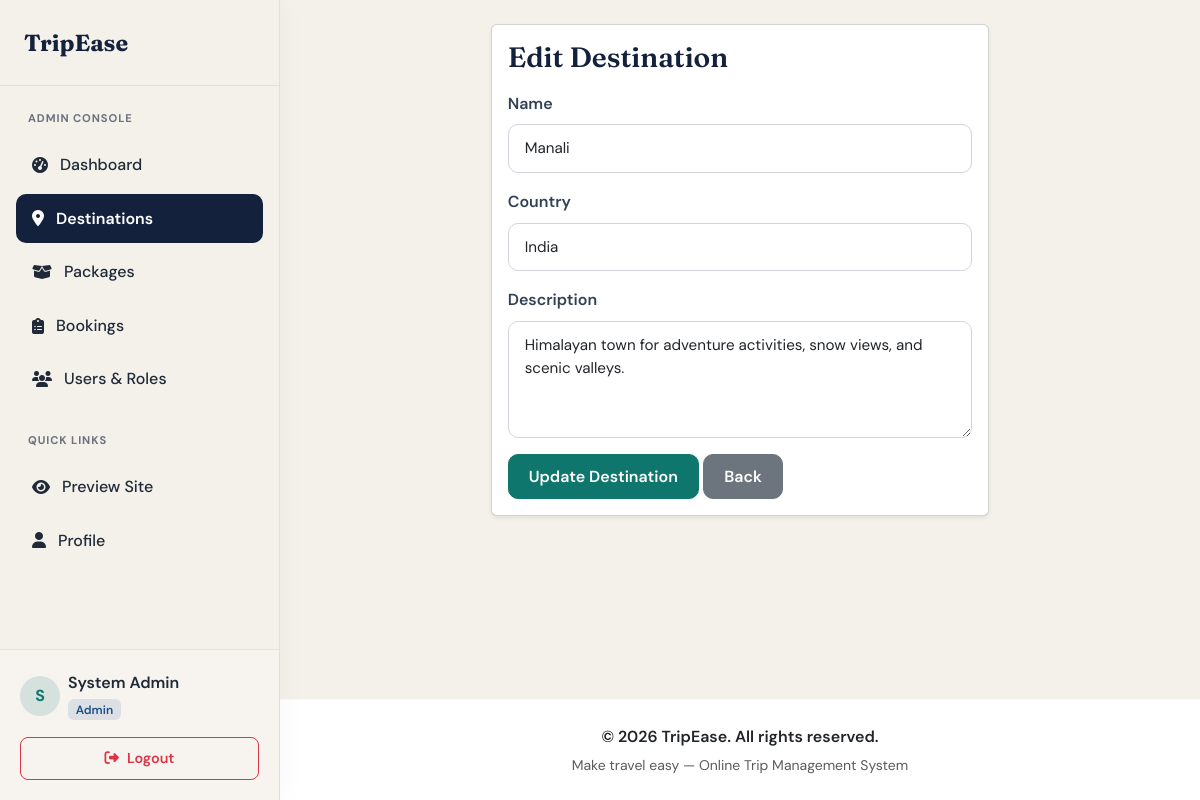
Page /admin/destinations/edit.php?id=6 (signed in) on the committed database.
### tables this page shows
CREATE TABLE IF NOT EXISTS destinations (
    destination_id INT AUTO_INCREMENT PRIMARY KEY,
    name VARCHAR(120) NOT NULL,
    country VARCHAR(120) NOT NULL,
    description TEXT NULL,
    image VARCHAR(255) NULL,
    status ENUM('active', 'inactive') NOT NULL DEFAULT 'active',
    created_at TIMESTAMP NOT NULL DEFAULT CURRENT_TIMESTAMP,
    updated_at TIMESTAMP NOT NULL DEFAULT CURRENT_TIMESTAMP ON UPDATE CURRENT_TIMESTAMP
);

### includes/app.php (called while the page is built, shortened)
<?php
function appUrl(string $path = ""): string
{
    $base = rtrim(APP_BASE_PATH, "/");
    return $base . "/" . ltrim($path, "/");
}

### admin/destinations/edit.php (the view, shortened to what this page needs)
<?php
require_once __DIR__ . "/../../includes/header.php";
$destinationId = (int)($_GET["id"] ?? $_POST["destination_id"] ?? 0);
$stmt = $pdo->prepare("SELECT destination_id, name, country, description, status FROM destinations WHERE destination_id = :id");
$stmt->execute(["id" => $destinationId]);
$destination = $stmt->fetch();
?>
<div class="row justify-content-center">
    <div class="col-lg-7">
        <div class="card shadow-sm">
            <div class="card-body">
                <h3 class="mb-3">Edit Destination</h3>
                <form method="post">
                    <div class="mb-3">
                        <label class="form-label" for="destination-name">Name</label>
                        <input class="form-control" id="destination-name" name="name" value="<?= htmlspecialchars($destination["name"]) ?>" required>
                    </div>
                    <div class="mb-3">
                        <label class="form-label" for="destination-country">Country</label>
                        <input class="form-control" id="destination-country" name="country" value="<?= htmlspecialchars($destination["country"]) ?>" required>
                    </div>
                    <div class="mb-3">
                        <label class="form-label" for="destination-description">Description</label>
                        <textarea class="form-control" id="destination-description" name="description" rows="4"><?= htmlspecialchars((string)($destination["description"] ?? "")) ?></textarea>
                    </div>
                    <button class="btn btn-primary" type="submit">Update Destination</button>
                    <a class="btn btn-secondary" href="<?= htmlspecialchars(appUrl('/admin/destinations/list.php')) ?>">Back</a>
                </form>
            </div>
        </div>
    </div>
</div>
<?php require_once __DIR__ . "/../../includes/footer.php"; ?>

### assets/css/style.css (style rules this page uses)
:root { --primary: #0f766e; --primary-hover: #0d5f59; --primary-light: rgba(15, 118, 110, 0.12); --secondary: #1d4e89; --accent: #c45c26; --accent-light: rgba(196, 92, 38, 0.12); --success: #15803d; --success-light: rgba(21, 128, 61, 0.12); --danger: #b91c1c; --danger-light: rgba(185, 28, 28, 0.12); --ink: #14213d; --bg-light: #f4f1ea; --bg-panel: #ffffff; --text-main: #1f2937; --text-muted: #6b7280; --card-border: rgba(20, 33, 61, 0.08); --card-shadow: 0 10px 30px rgba(20, 33, 61, 0.06); --card-hover-shadow: 0 18px 40px rgba(20, 33, 61, 0.1); }
body { font-family: 'DM Sans', sans-serif; color: var(--text-main); background-color: var(--bg-light); line-height: 1.6; }
.btn-primary { background-color: var(--primary); border-color: var(--primary); }
h1, h2, h3, h4, h5, h6, .navbar-brand { font-family: 'Fraunces', serif; font-weight: 600; color: var(--ink); }
.btn { font-weight: 600; padding: 0.6rem 1.25rem; border-radius: 10px; transition: all 0.2s ease; }
.form-control, .form-select { padding: 0.75rem 1rem; border-radius: 10px; border: 1px solid #d1d5db; font-size: 0.95rem; transition: all 0.2s ease; }
.form-label { font-weight: 600; color: #334155; margin-bottom: 0.5rem; }

### rows in the picture
destinations: name "Manali", country "India", description "Himalayan town for adventure activities, snow views, and scenic valleys."

### other values in the picture
substr($_SESSION["user_name"] ?? "U", 0, 1) "S"
$_SESSION["user_name"] "System Admin"
currentUserRole() "Admin"
